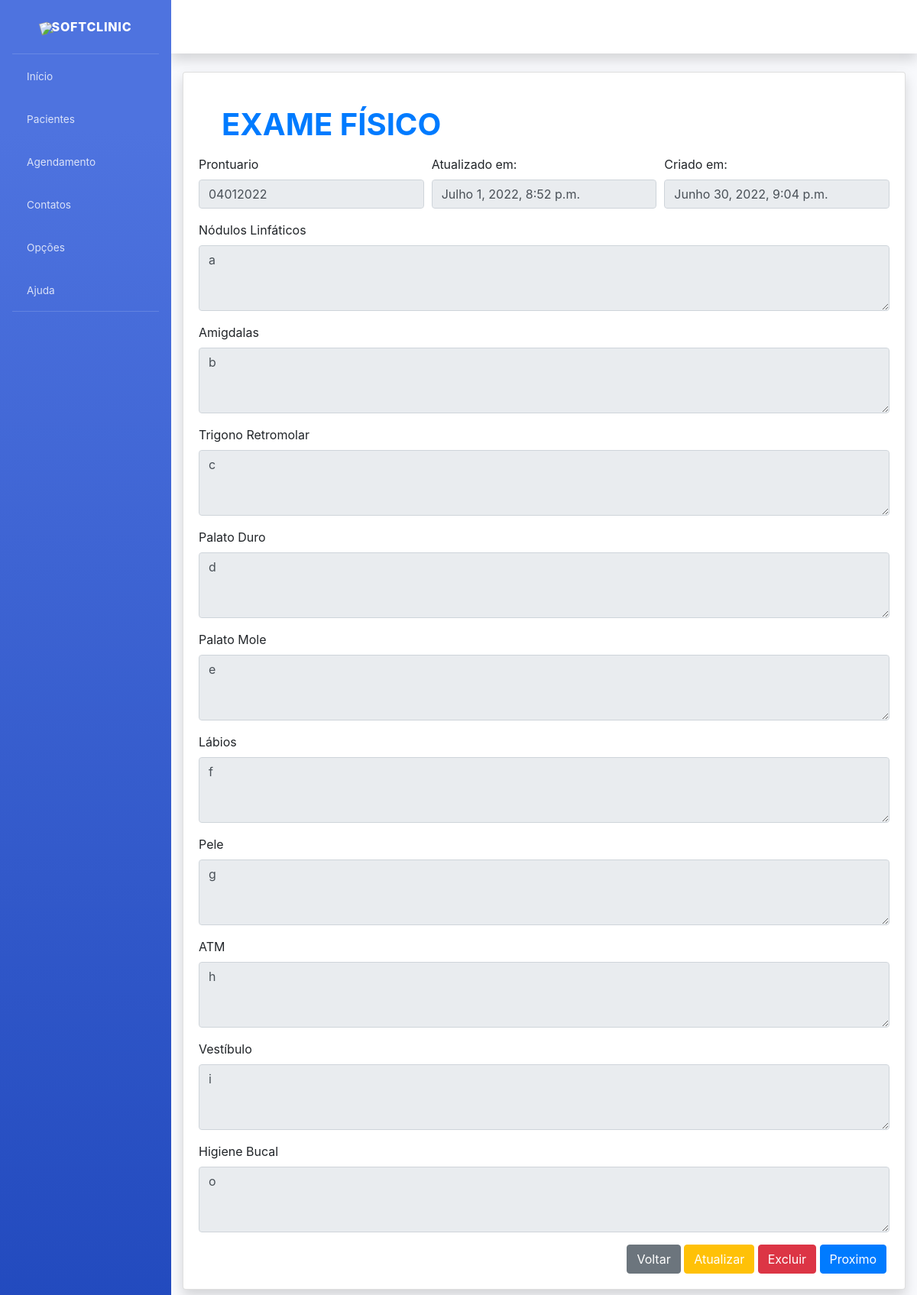
The page /exa-fis-detalhes/3/ on the database as committed earlier.
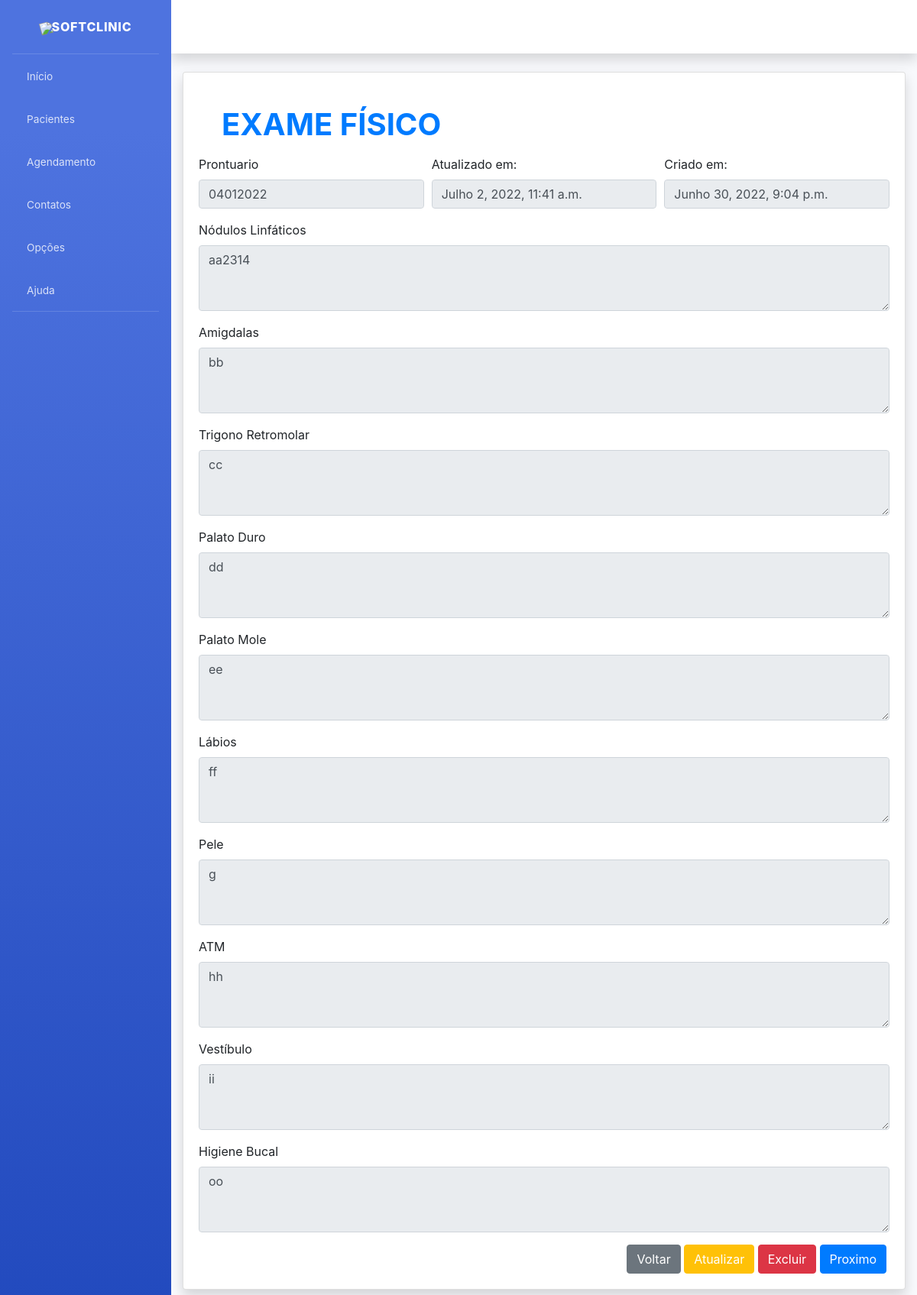
The same page on the database as committed later.
### prontuario/models.py (models this page shows, shortened)
class ExameFisico(models.Model):
    created_at = models.DateTimeField(auto_now_add=True)
    updated_at = models.DateTimeField(auto_now=True)
    prontuario = models.ForeignKey(Prontuario, on_delete=models.CASCADE)
    nodulos_linfaticos = models.TextField(verbose_name="Nódulos Linfáticos", blank=True)
    amigdalas = models.TextField(verbose_name="Amígdalas", blank=True)
    trigono_retromolar = models.TextField(verbose_name="Trígono Retromolar", blank=True)
    palato_duro = models.TextField(verbose_name="Palato Duro", blank=True)
    palato_mole = models.TextField(verbose_name="Palato Mole", blank=True)
    labios = models.TextField(verbose_name="Lábios", blank=True)
    pele = models.TextField(verbose_name="Pele", blank=True)
    atm = models.TextField(verbose_name="ATM", blank=True)
    vestibulo = models.TextField(verbose_name="Vestíbulo", blank=True)
    higiene_bucal = models.TextField(verbose_name="Higiene Bucal", blank=True)

class Prontuario(models.Model):
    paciente = models.OneToOneField(Paciente, on_delete=models.CASCADE)
    num_prontuario = models.CharField("NumProntuario", max_length=200)
    def __str__(self):
        return self.num_prontuario

### prontuario/views.py (the view)
# urls.py: path("exa-fis-detalhes/<int:pk>/", exame_fisico_detalhes, name="exa_fis_detalhes"),
def exame_fisico_detalhes(request, pk=None):
    object = ExameFisico.objects.get(pk=pk)
    context = {
        'object': object,
    }
    return render(request, 'prontuario/exame_fisico_detalhes.html', context)

### prontuario/templates/prontuario/exame_fisico_detalhes.html (shortened to what this page needs)
{% extends "pacientes/base.html" %}
{% load static %}
{% load crispy_forms_tags %}
{% block content %}
<div class="container">
    <div class="card shadow mb-4">
        <div class="card-body"><br>
            <h1 class="mb-3 text-primary">
                <b>EXAME FÍSICO</b>
            </h1>
            <form>
                <div class="form-row">
                    <div class="form-group col-md-4">
                        <label>Prontuario</label>
                        <input type="text" class="form-control" value="{{ object.prontuario }}" disabled>
                    </div>
                    <div class="form-group col-md-4">
                        <label>Atualizado em:</label>
                        <input type="text" class="form-control" value="{{ object.updated_at}}" name="updated_at" disabled>
                    </div>
                    <div class="form-group col-md-4">
                        <label>Criado em:</label>
                        <input type="text" class="form-control" value="{{ object.created_at}}" name="created_at" disabled>
                    </div>
                </div>
                <div class="form-row">
                    <div class="form-group col-md-12">
                        <label>Nódulos Linfáticos</label>
                        <textarea type="textarea" cols="40" rows="3" class="textarea form-control" value="{{ object.nodulos_linfaticos }}" disabled>{{ object.nodulos_linfaticos }}</textarea>
                    </div>
                </div>
                <div class="form-row">
                    <div class="form-group col-md-12">
                        <label>Amigdalas</label>
                        <textarea type="textarea" cols="40" rows="3" class="textarea form-control" value="{{ object.amigdalas }}" disabled>{{ object.amigdalas }}</textarea>
                    </div>
                </div>
                <div class="form-row">
                    <div class="form-group col-md-12">
                        <label>Trigono Retromolar</label>
                        <textarea type="textarea" cols="40" rows="3" class="textarea form-control" value="{{ object.trigono_retromolar }}" disabled>{{ object.trigono_retromolar }}</textarea>
                    </div>
                </div>
                <div class="form-row">
                   <div class="form-group col-md-12">
                        <label>Palato Duro</label>
                        <textarea type="textarea" cols="40" rows="3" class="textarea form-control" value="{{ object.palato_duro }}" disabled>{{ object.palato_duro }}</textarea>
                    </div>
                </div>
                <div class="form-row">
                   <div class="form-group col-md-12">
                        <label>Palato Mole</label>
                        <textarea type="textarea" cols="40" rows="3" class="textarea form-control" value="{{ object.palato_mole }}" disabled>{{ object.palato_mole }}</textarea>
                    </div>
                </div>
                <div class="form-row">
                   <div class="form-group col-md-12">
                        <label>Lábios</label>
                        <textarea type="textarea" cols="40" rows="3" class="textarea form-control" value="{{ object.labios }}" disabled>{{ object.labios }}</textarea>
                    </div>
                </div>
                <div class="form-row">
                   <div class="form-group col-md-12">
                        <label>Pele</label>
                        <textarea type="textarea" cols="40" rows="3" class="textarea form-control" value="{{ object.pele }}" disabled>{{ object.pele }}</textarea>
                    </div>
                </div>
                <div class="form-row">
                   <div class="form-group col-md-12">
                        <label>ATM</label>
                        <textarea type="textarea" cols="40" rows="3" class="textarea form-control" value="{{ object.atm }}" disabled>{{ object.atm }}</textarea>
                    </div>
                </div>
                <div class="form-row">
                   <div class="form-group col-md-12">
                        <label>Vestíbulo</label>
                        <textarea type="textarea" cols="40" rows="3" class="textarea form-control" value="{{ object.vestibulo }}" disabled>{{ object.vestibulo }}</textarea>
                    </div>
                </div>
                <div class="form-row">
                   <div class="form-group col-md-12">
                        <label>Higiene Bucal</label>
                        <textarea type="textarea" cols="40" rows="3" class="textarea form-control" value="{{ object.higiene_bucal }}" disabled>{{ object.higiene_bucal }}</textarea>
                    </div>
                </div>
            </form>
            <div class="mr-1 text-right">
                <a href="{% url 'pacientes' %}" class="btn btn-secondary text-white" type="button">
                    <span class="text">Voltar</span>
                </a>
                <a href="{% url 'exa_fis_edit' object.pk %}" class="btn btn-warning text-white" type="button">
                    <span class="text">Atualizar</span>
                </a>
                <a href="{% url 'paciente_delete' object.pk %}" class="btn btn-danger text-white" type="button">
                    <span class="text">Excluir</span>
                </a>
                <a href="{% url 'sin_vit_cli_detalhes' object.pk %}" class="btn btn-primary text-white" type="button">
                    <span class="text">Proximo</span>
                </a>
            </div>
        </div>
    </div>
</div>
</div>
{% endblock content %}

### pacientes/templates/pacientes/base.html (shortened to what this page needs)
<!DOCTYPE html>
{% load static %}
<html lang="pt-br">
    <head>
        <link  href="{% static 'css/styles.css' %}" rel="stylesheet">
        <link href="{% static 'css/sb-admin-2.min.css' %}" rel="stylesheet">
        <link href="{% static 'vendor/fontawesome-free/css/all.min.css' %}" rel="stylesheet" type="text/css">
        <link rel="stylesheet" href="https://cdn.jsdelivr.net/npm/bootstrap@4.6.0/dist/css/bootstrap.min.css"
>
    </head>
    <body id="page-top">
        <div id="wrapper">
            <ul class="navbar-nav bg-gradient-primary sidebar sidebar-dark accordion" id="accordionSidebar">
                <a class="sidebar-brand d-flex align-items-center justify-content-center" href="#">
                    <div class="sidebar-brand-icon rotate-n-15">
                        <img src="https://img.icons8.com/ultraviolet/40/000000/tooth.png"/>
                    </div>
                    <div class="sidebar-brand-text">SoftClinic</div>
                </a>
                <hr class="sidebar-divider my-0">
                <li class="nav-item">
                    <a class="nav-link" href="{% url 'inicio' %}">
                        <i class="fas fa-home"></i>
                        <span>Início</span>
                    </a>
                </li>
                <li class="nav-item">
                    <a class="nav-link" href="{% url 'pacientes_menu' %}">
                        <i class="fas fa-user"></i>
                        <span>Pacientes</span>
                    </a>
                </li>
                <li class="nav-item">
                    <a class="nav-link" href="#">
                        <i class="fas fa-calendar"></i>
                        <span>Agendamento</span>
                    </a>
                </li>
                <li class="nav-item">
                    <a class="nav-link" href="#">
                        <i class="fas fa-phone"></i>
                        <span>Contatos</span>
                    </a>
                </li>
                <li class="nav-item">
                    <a class="nav-link" href="{% url 'opcoes' %}">
                        <i class="fa fa-th" aria-hidden="true"></i>
                        <span>Opções</span>
                    </a>
                </li>
                <li class="nav-item">
                    <a class="nav-link" href="#">
                        <i class="fa fa-info" aria-hidden="true"></i>
                        <span>Ajuda</span>
                    </a>
                </li>
                <hr class="sidebar-divider">
            </ul>
            <div id="content-wrapper" class="d-flex flex-column">
                <div id="content">
                    <nav class="navbar navbar-expand navbar-light bg-white topbar mb-4 static-top shadow">
                        <ul class="navbar-nav ml-auto">
                            <li class="nav-item dropdown no-arrow">
                                <a class="nav-link dropdown-toggle" href="#" id="userDropdown" role="button" data-toggle="dropdown" aria-haspopup="true" aria-expanded="false">
                                    <span class="mr-2 d-none d-lg-inline text-gray-800">
                                        <i class="fas fa-cog"></i>
                                    </span>
                                </a>
                            </li>
                        </ul>
                    </nav>
                    {% block content %}
                    {% endblock content %}
                </div>
            </div>
    </body>
</html>

### static/css/styles.css (style rules this page uses)
h1 { color: navy; margin-left: 30px; }

Rows that differ between the two databases and show on the page:
changed ExameFisico: updated_at "Julho 1, 2022, 8:52 p.m." → "Julho 2, 2022, 11:41 a.m."; nodulos_linfaticos "a" → "aa2314"; amigdalas "b" → "bb"; trigono_retromolar "c" → "cc"; palato_duro "d" → "dd"; palato_mole "e" → "ee"; labios "f" → "ff"; atm "h" → "hh"; vestibulo "i" → "ii"; higiene_bucal "o" → "oo"
